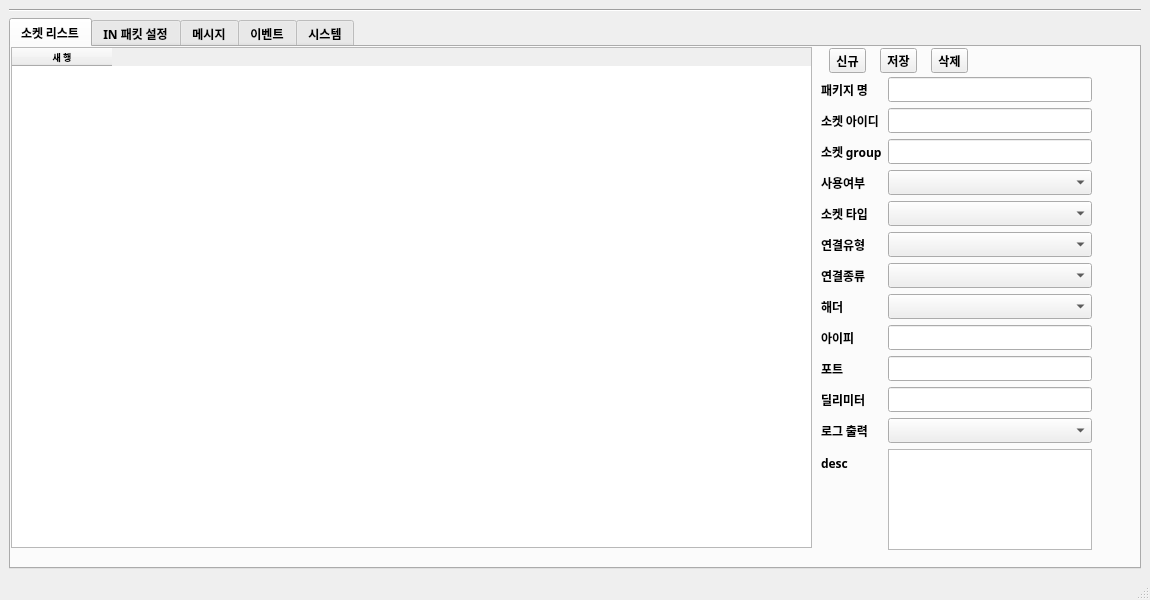
<?xml version="1.0" encoding="UTF-8"?>
<ui version="4.0">
 <class>MainWindow</class>
 <widget class="QMainWindow" name="MainWindow">
  <property name="geometry">
   <rect>
    <x>0</x>
    <y>0</y>
    <width>1150</width>
    <height>600</height>
   </rect>
  </property>
  <property name="sizePolicy">
   <sizepolicy hsizetype="Expanding" vsizetype="Expanding">
    <horstretch>0</horstretch>
    <verstretch>0</verstretch>
   </sizepolicy>
  </property>
  <property name="minimumSize">
   <size>
    <width>1150</width>
    <height>600</height>
   </size>
  </property>
  <property name="maximumSize">
   <size>
    <width>1150</width>
    <height>600</height>
   </size>
  </property>
  <property name="baseSize">
   <size>
    <width>600</width>
    <height>300</height>
   </size>
  </property>
  <property name="font">
   <font>
    <family>맑은 고딕</family>
    <weight>75</weight>
    <bold>true</bold>
   </font>
  </property>
  <property name="windowTitle">
   <string>MainWindow</string>
  </property>
  <widget class="QWidget" name="centralwidget">
   <layout class="QGridLayout" name="gridLayout_2">
    <item row="1" column="1">
     <widget class="Line" name="line">
      <property name="orientation">
       <enum>Qt::Horizontal</enum>
      </property>
     </widget>
    </item>
    <item row="2" column="1">
     <widget class="QTabWidget" name="tap_info">
      <property name="currentIndex">
       <number>0</number>
      </property>
      <widget class="QWidget" name="tab">
       <attribute name="title">
        <string>소켓 리스트</string>
       </attribute>
       <widget class="QWidget" name="layoutWidget">
        <property name="geometry">
         <rect>
          <x>810</x>
          <y>0</y>
          <width>155</width>
          <height>28</height>
         </rect>
        </property>
        <layout class="QGridLayout" name="gridLayout">
         <item row="0" column="0">
          <widget class="QToolButton" name="btn_addSk">
           <property name="text">
            <string>신규</string>
           </property>
          </widget>
         </item>
         <item row="0" column="2">
          <widget class="QToolButton" name="btn_delSk">
           <property name="text">
            <string>삭제</string>
           </property>
          </widget>
         </item>
         <item row="0" column="1">
          <widget class="QToolButton" name="btn_saveSk">
           <property name="text">
            <string>저장</string>
           </property>
          </widget>
         </item>
        </layout>
       </widget>
       <widget class="QWidget" name="formLayoutWidget_2">
        <property name="geometry">
         <rect>
          <x>810</x>
          <y>30</y>
          <width>271</width>
          <height>473</height>
         </rect>
        </property>
        <layout class="QFormLayout" name="formLayout_2">
         <item row="0" column="0">
          <widget class="QLabel" name="label_7">
           <property name="text">
            <string>패키지 명</string>
           </property>
          </widget>
         </item>
         <item row="0" column="1">
          <widget class="QLineEdit" name="sk_PKG_ID">
           <property name="text">
            <string/>
           </property>
          </widget>
         </item>
         <item row="1" column="0">
          <widget class="QLabel" name="label_8">
           <property name="text">
            <string>소켓 아이디</string>
           </property>
          </widget>
         </item>
         <item row="1" column="1">
          <widget class="QLineEdit" name="sk_SK_ID"/>
         </item>
         <item row="2" column="0">
          <widget class="QLabel" name="label_9">
           <property name="text">
            <string>소켓 group</string>
           </property>
          </widget>
         </item>
         <item row="12" column="0">
          <widget class="QLabel" name="label_10">
           <property name="text">
            <string>desc</string>
           </property>
          </widget>
         </item>
         <item row="11" column="0">
          <widget class="QLabel" name="label_11">
           <property name="text">
            <string>로그 출력</string>
           </property>
          </widget>
         </item>
         <item row="3" column="0">
          <widget class="QLabel" name="label_12">
           <property name="text">
            <string>사용여부</string>
           </property>
          </widget>
         </item>
         <item row="4" column="0">
          <widget class="QLabel" name="label_13">
           <property name="text">
            <string>소켓 타입</string>
           </property>
          </widget>
         </item>
         <item row="10" column="0">
          <widget class="QLabel" name="label_14">
           <property name="text">
            <string>딜리미터</string>
           </property>
          </widget>
         </item>
         <item row="9" column="0">
          <widget class="QLabel" name="label_15">
           <property name="text">
            <string>포트</string>
           </property>
          </widget>
         </item>
         <item row="8" column="0">
          <widget class="QLabel" name="label_16">
           <property name="text">
            <string>아이피</string>
           </property>
          </widget>
         </item>
         <item row="7" column="0">
          <widget class="QLabel" name="label_17">
           <property name="text">
            <string>해더</string>
           </property>
          </widget>
         </item>
         <item row="5" column="0">
          <widget class="QLabel" name="label_18">
           <property name="text">
            <string>연결유형</string>
           </property>
          </widget>
         </item>
         <item row="6" column="0">
          <widget class="QLabel" name="label_19">
           <property name="text">
            <string>연결종류</string>
           </property>
          </widget>
         </item>
         <item row="2" column="1">
          <widget class="QLineEdit" name="sk_SK_GROUP"/>
         </item>
         <item row="8" column="1">
          <widget class="QLineEdit" name="sk_SK_IP"/>
         </item>
         <item row="9" column="1">
          <widget class="QLineEdit" name="sk_SK_PORT"/>
         </item>
         <item row="10" column="1">
          <widget class="QLineEdit" name="sk_SK_DELIMIT_TYPE"/>
         </item>
         <item row="3" column="1">
          <widget class="QComboBox" name="sk_USE_YN"/>
         </item>
         <item row="4" column="1">
          <widget class="QComboBox" name="sk_SK_TYPE"/>
         </item>
         <item row="5" column="1">
          <widget class="QComboBox" name="sk_SK_CONN_TYPE"/>
         </item>
         <item row="6" column="1">
          <widget class="QComboBox" name="sk_SK_CLIENT_TYPE"/>
         </item>
         <item row="7" column="1">
          <widget class="QComboBox" name="sk_HD_ID"/>
         </item>
         <item row="11" column="1">
          <widget class="QComboBox" name="sk_SK_LOG"/>
         </item>
         <item row="12" column="1">
          <widget class="QTextEdit" name="sk_SK_DESC"/>
         </item>
        </layout>
       </widget>
       <widget class="QTableWidget" name="list_sk">
        <property name="geometry">
         <rect>
          <x>0</x>
          <y>0</y>
          <width>801</width>
          <height>501</height>
         </rect>
        </property>
        <property name="font">
         <font>
          <family>맑은 고딕</family>
          <pointsize>7</pointsize>
          <weight>75</weight>
          <bold>true</bold>
         </font>
        </property>
        <property name="showDropIndicator" stdset="0">
         <bool>false</bool>
        </property>
        <property name="dragEnabled">
         <bool>false</bool>
        </property>
        <property name="dragDropOverwriteMode">
         <bool>false</bool>
        </property>
        <property name="selectionBehavior">
         <enum>QAbstractItemView::SelectRows</enum>
        </property>
        <column>
         <property name="text">
          <string>새 행</string>
         </property>
        </column>
       </widget>
      </widget>
      <widget class="QWidget" name="tab_5">
       <attribute name="title">
        <string>IN 패킷 설정</string>
       </attribute>
       <widget class="QTableWidget" name="list_in">
        <property name="geometry">
         <rect>
          <x>0</x>
          <y>0</y>
          <width>801</width>
          <height>501</height>
         </rect>
        </property>
        <property name="font">
         <font>
          <family>맑은 고딕</family>
          <pointsize>7</pointsize>
          <weight>75</weight>
          <bold>true</bold>
         </font>
        </property>
        <property name="tabKeyNavigation">
         <bool>false</bool>
        </property>
        <property name="showDropIndicator" stdset="0">
         <bool>false</bool>
        </property>
        <property name="dragDropOverwriteMode">
         <bool>false</bool>
        </property>
        <property name="selectionBehavior">
         <enum>QAbstractItemView::SelectRows</enum>
        </property>
        <column>
         <property name="text">
          <string>새 행</string>
         </property>
        </column>
       </widget>
       <widget class="QWidget" name="formLayoutWidget_4">
        <property name="geometry">
         <rect>
          <x>810</x>
          <y>30</y>
          <width>271</width>
          <height>461</height>
         </rect>
        </property>
        <layout class="QFormLayout" name="formLayout_4">
         <item row="0" column="0">
          <widget class="QLabel" name="label_20">
           <property name="text">
            <string>패키지 명</string>
           </property>
          </widget>
         </item>
         <item row="0" column="1">
          <widget class="QLineEdit" name="in_PKG_ID">
           <property name="text">
            <string/>
           </property>
          </widget>
         </item>
         <item row="1" column="0">
          <widget class="QLabel" name="label_21">
           <property name="text">
            <string>소켓 아이디</string>
           </property>
          </widget>
         </item>
         <item row="1" column="1">
          <widget class="QLineEdit" name="in_IN_SK_ID"/>
         </item>
         <item row="3" column="0">
          <widget class="QLabel" name="label_22">
           <property name="text">
            <string>메시지 아이디</string>
           </property>
          </widget>
         </item>
         <item row="3" column="1">
          <widget class="QLineEdit" name="in_IN_MSG_ID"/>
         </item>
         <item row="4" column="0">
          <widget class="QLabel" name="label_24">
           <property name="text">
            <string>처리 핸들러</string>
           </property>
          </widget>
         </item>
         <item row="4" column="1">
          <widget class="QLineEdit" name="in_BZ_METHOD"/>
         </item>
         <item row="5" column="0">
          <widget class="QLabel" name="label_25">
           <property name="text">
            <string>사용여부</string>
           </property>
          </widget>
         </item>
         <item row="5" column="1">
          <widget class="QComboBox" name="in_USE_YN"/>
         </item>
         <item row="6" column="0">
          <widget class="QLabel" name="label_23">
           <property name="text">
            <string>desc</string>
           </property>
          </widget>
         </item>
         <item row="6" column="1">
          <widget class="QTextEdit" name="in_IN_DESC"/>
         </item>
         <item row="2" column="0">
          <widget class="QLabel" name="ss">
           <property name="text">
            <string>SEQ</string>
           </property>
          </widget>
         </item>
         <item row="2" column="1">
          <widget class="QLineEdit" name="in_SK_IN_SEQ"/>
         </item>
        </layout>
       </widget>
       <widget class="QWidget" name="layoutWidget_2">
        <property name="geometry">
         <rect>
          <x>810</x>
          <y>0</y>
          <width>155</width>
          <height>28</height>
         </rect>
        </property>
        <layout class="QGridLayout" name="gridLayout_3">
         <item row="0" column="0">
          <widget class="QToolButton" name="btn_addIn">
           <property name="text">
            <string>신규</string>
           </property>
          </widget>
         </item>
         <item row="0" column="2">
          <widget class="QToolButton" name="btn_delIn">
           <property name="text">
            <string>삭제</string>
           </property>
          </widget>
         </item>
         <item row="0" column="1">
          <widget class="QToolButton" name="btn_saveIn">
           <property name="text">
            <string>저장</string>
           </property>
          </widget>
         </item>
        </layout>
       </widget>
      </widget>
      <widget class="QWidget" name="tab_3">
       <attribute name="title">
        <string>메시지</string>
       </attribute>
       <widget class="QWidget" name="formLayoutWidget">
        <property name="geometry">
         <rect>
          <x>9</x>
          <y>9</y>
          <width>140</width>
          <height>31</height>
         </rect>
        </property>
        <layout class="QFormLayout" name="formLayout">
         <item row="0" column="0">
          <widget class="QLabel" name="label">
           <property name="text">
            <string>메시지 ID</string>
           </property>
          </widget>
         </item>
         <item row="0" column="1">
          <widget class="QLineEdit" name="msg_MSG_ID_iq"/>
         </item>
        </layout>
       </widget>
       <widget class="QPushButton" name="msg_search">
        <property name="geometry">
         <rect>
          <x>999</x>
          <y>10</y>
          <width>111</width>
          <height>23</height>
         </rect>
        </property>
        <property name="text">
         <string>검색</string>
        </property>
       </widget>
       <widget class="QWidget" name="formLayoutWidget_3">
        <property name="geometry">
         <rect>
          <x>150</x>
          <y>10</y>
          <width>140</width>
          <height>30</height>
         </rect>
        </property>
        <layout class="QFormLayout" name="formLayout_3">
         <item row="0" column="0">
          <widget class="QLabel" name="label_2">
           <property name="text">
            <string>MID</string>
           </property>
          </widget>
         </item>
         <item row="0" column="1">
          <widget class="QLineEdit" name="msg_MSG_MID_iq"/>
         </item>
        </layout>
       </widget>
       <widget class="QPushButton" name="msg_add">
        <property name="geometry">
         <rect>
          <x>10</x>
          <y>50</y>
          <width>75</width>
          <height>23</height>
         </rect>
        </property>
        <property name="text">
         <string>추가</string>
        </property>
       </widget>
       <widget class="QTableWidget" name="msg_list">
        <property name="geometry">
         <rect>
          <x>10</x>
          <y>80</y>
          <width>511</width>
          <height>411</height>
         </rect>
        </property>
        <property name="selectionMode">
         <enum>QAbstractItemView::SingleSelection</enum>
        </property>
        <property name="selectionBehavior">
         <enum>QAbstractItemView::SelectRows</enum>
        </property>
        <property name="sortingEnabled">
         <bool>true</bool>
        </property>
       </widget>
       <widget class="QTableWidget" name="msg_dt_list">
        <property name="geometry">
         <rect>
          <x>580</x>
          <y>80</y>
          <width>531</width>
          <height>411</height>
         </rect>
        </property>
        <property name="selectionMode">
         <enum>QAbstractItemView::SingleSelection</enum>
        </property>
        <property name="selectionBehavior">
         <enum>QAbstractItemView::SelectRows</enum>
        </property>
       </widget>
       <widget class="QPushButton" name="msg_dt_add">
        <property name="geometry">
         <rect>
          <x>580</x>
          <y>50</y>
          <width>75</width>
          <height>23</height>
         </rect>
        </property>
        <property name="text">
         <string>추가</string>
        </property>
       </widget>
       <widget class="QPushButton" name="msg_dt_del">
        <property name="geometry">
         <rect>
          <x>670</x>
          <y>50</y>
          <width>75</width>
          <height>23</height>
         </rect>
        </property>
        <property name="text">
         <string>삭제</string>
        </property>
       </widget>
       <widget class="QPushButton" name="msg_del">
        <property name="geometry">
         <rect>
          <x>100</x>
          <y>50</y>
          <width>75</width>
          <height>23</height>
         </rect>
        </property>
        <property name="text">
         <string>삭제</string>
        </property>
       </widget>
       <widget class="Line" name="line_2">
        <property name="geometry">
         <rect>
          <x>540</x>
          <y>90</y>
          <width>20</width>
          <height>401</height>
         </rect>
        </property>
        <property name="orientation">
         <enum>Qt::Vertical</enum>
        </property>
       </widget>
       <widget class="QPushButton" name="msg_save">
        <property name="geometry">
         <rect>
          <x>190</x>
          <y>50</y>
          <width>75</width>
          <height>23</height>
         </rect>
        </property>
        <property name="text">
         <string>저장</string>
        </property>
       </widget>
       <widget class="QPushButton" name="msg_dt_save">
        <property name="geometry">
         <rect>
          <x>760</x>
          <y>50</y>
          <width>75</width>
          <height>23</height>
         </rect>
        </property>
        <property name="text">
         <string>저장</string>
        </property>
       </widget>
       <widget class="QLabel" name="label_3">
        <property name="geometry">
         <rect>
          <x>590</x>
          <y>20</y>
          <width>61</width>
          <height>16</height>
         </rect>
        </property>
        <property name="text">
         <string>MSG ID :</string>
        </property>
       </widget>
       <widget class="QLabel" name="selected_msg">
        <property name="geometry">
         <rect>
          <x>650</x>
          <y>20</y>
          <width>281</width>
          <height>16</height>
         </rect>
        </property>
        <property name="text">
         <string>-</string>
        </property>
       </widget>
      </widget>
      <widget class="QWidget" name="tab_4">
       <attribute name="title">
        <string>이벤트</string>
       </attribute>
       <widget class="QTableWidget" name="list_bz">
        <property name="geometry">
         <rect>
          <x>0</x>
          <y>0</y>
          <width>831</width>
          <height>501</height>
         </rect>
        </property>
        <property name="font">
         <font>
          <family>맑은 고딕</family>
          <pointsize>7</pointsize>
          <weight>75</weight>
          <bold>true</bold>
         </font>
        </property>
        <property name="dragEnabled">
         <bool>true</bool>
        </property>
        <property name="selectionBehavior">
         <enum>QAbstractItemView::SelectRows</enum>
        </property>
        <column>
         <property name="text">
          <string>새 행</string>
         </property>
        </column>
       </widget>
       <widget class="QWidget" name="formLayoutWidget_5">
        <property name="geometry">
         <rect>
          <x>840</x>
          <y>30</y>
          <width>271</width>
          <height>471</height>
         </rect>
        </property>
        <layout class="QFormLayout" name="formLayout_5">
         <item row="0" column="0">
          <widget class="QLabel" name="label_26">
           <property name="text">
            <string>패키지 명</string>
           </property>
          </widget>
         </item>
         <item row="0" column="1">
          <widget class="QLineEdit" name="bz_PKG_ID">
           <property name="text">
            <string/>
           </property>
          </widget>
         </item>
         <item row="1" column="0">
          <widget class="QLabel" name="label_27">
           <property name="text">
            <string>소켓 GROUP</string>
           </property>
          </widget>
         </item>
         <item row="1" column="1">
          <widget class="QLineEdit" name="bz_SK_GROUP"/>
         </item>
         <item row="2" column="0">
          <widget class="QLabel" name="ss_2">
           <property name="text">
            <string>이벤트 타입</string>
           </property>
          </widget>
         </item>
         <item row="2" column="1">
          <widget class="QComboBox" name="bz_BZ_TYPE"/>
         </item>
         <item row="3" column="0">
          <widget class="QLabel" name="label_29">
           <property name="text">
            <string>처리 핸들러</string>
           </property>
          </widget>
         </item>
         <item row="3" column="1">
          <widget class="QLineEdit" name="bz_BZ_METHOD"/>
         </item>
         <item row="5" column="0">
          <widget class="QLabel" name="label_30">
           <property name="text">
            <string>사용여부</string>
           </property>
          </widget>
         </item>
         <item row="5" column="1">
          <widget class="QComboBox" name="bz_USE_YN"/>
         </item>
         <item row="6" column="0">
          <widget class="QLabel" name="label_31">
           <property name="text">
            <string>desc</string>
           </property>
          </widget>
         </item>
         <item row="6" column="1">
          <widget class="QTextEdit" name="bz_BZ_DESC"/>
         </item>
         <item row="4" column="0">
          <widget class="QLabel" name="label_28">
           <property name="text">
            <string>초</string>
           </property>
          </widget>
         </item>
         <item row="4" column="1">
          <widget class="QLineEdit" name="bz_SEC"/>
         </item>
        </layout>
       </widget>
       <widget class="QWidget" name="layoutWidget_3">
        <property name="geometry">
         <rect>
          <x>840</x>
          <y>0</y>
          <width>155</width>
          <height>28</height>
         </rect>
        </property>
        <layout class="QGridLayout" name="gridLayout_4">
         <item row="0" column="0">
          <widget class="QToolButton" name="btn_addBz">
           <property name="text">
            <string>신규</string>
           </property>
          </widget>
         </item>
         <item row="0" column="2">
          <widget class="QToolButton" name="btn_delBz">
           <property name="text">
            <string>삭제</string>
           </property>
          </widget>
         </item>
         <item row="0" column="1">
          <widget class="QToolButton" name="btn_saveBz">
           <property name="text">
            <string>저장</string>
           </property>
          </widget>
         </item>
        </layout>
       </widget>
      </widget>
      <widget class="QWidget" name="tab_2">
       <attribute name="title">
        <string>시스템</string>
       </attribute>
       <widget class="QTableWidget" name="list_sch">
        <property name="geometry">
         <rect>
          <x>0</x>
          <y>0</y>
          <width>831</width>
          <height>501</height>
         </rect>
        </property>
        <property name="font">
         <font>
          <family>맑은 고딕</family>
          <pointsize>7</pointsize>
          <weight>75</weight>
          <bold>true</bold>
         </font>
        </property>
        <property name="dragEnabled">
         <bool>true</bool>
        </property>
        <property name="selectionBehavior">
         <enum>QAbstractItemView::SelectRows</enum>
        </property>
        <column>
         <property name="text">
          <string>새 행</string>
         </property>
        </column>
       </widget>
       <widget class="QWidget" name="layoutWidget_5">
        <property name="geometry">
         <rect>
          <x>840</x>
          <y>0</y>
          <width>155</width>
          <height>28</height>
         </rect>
        </property>
        <layout class="QGridLayout" name="gridLayout_6">
         <item row="0" column="0">
          <widget class="QToolButton" name="btn_addSch">
           <property name="text">
            <string>신규</string>
           </property>
          </widget>
         </item>
         <item row="0" column="2">
          <widget class="QToolButton" name="btn_delSch">
           <property name="text">
            <string>삭제</string>
           </property>
          </widget>
         </item>
         <item row="0" column="1">
          <widget class="QToolButton" name="btn_saveSch">
           <property name="text">
            <string>저장</string>
           </property>
          </widget>
         </item>
        </layout>
       </widget>
       <widget class="QWidget" name="formLayoutWidget_7">
        <property name="geometry">
         <rect>
          <x>840</x>
          <y>30</y>
          <width>271</width>
          <height>461</height>
         </rect>
        </property>
        <layout class="QFormLayout" name="formLayout_7">
         <item row="0" column="0">
          <widget class="QLabel" name="label_38">
           <property name="text">
            <string>패키지 명</string>
           </property>
          </widget>
         </item>
         <item row="0" column="1">
          <widget class="QLineEdit" name="sch_PKG_ID">
           <property name="text">
            <string/>
           </property>
          </widget>
         </item>
         <item row="1" column="0">
          <widget class="QLabel" name="label_39">
           <property name="text">
            <string>스케줄 ID</string>
           </property>
          </widget>
         </item>
         <item row="1" column="1">
          <widget class="QLineEdit" name="sch_SCH_ID"/>
         </item>
         <item row="3" column="0">
          <widget class="QLabel" name="label_40">
           <property name="text">
            <string>JOB</string>
           </property>
          </widget>
         </item>
         <item row="3" column="1">
          <widget class="QLineEdit" name="sch_SCH_JOB"/>
         </item>
         <item row="4" column="0">
          <widget class="QLabel" name="label_41">
           <property name="text">
            <string>처리 핸들러</string>
           </property>
          </widget>
         </item>
         <item row="4" column="1">
          <widget class="QLineEdit" name="sch_BZ_METHOD"/>
         </item>
         <item row="5" column="0">
          <widget class="QLabel" name="label_42">
           <property name="text">
            <string>사용여부</string>
           </property>
          </widget>
         </item>
         <item row="5" column="1">
          <widget class="QComboBox" name="sch_USE_YN"/>
         </item>
         <item row="6" column="0">
          <widget class="QLabel" name="label_43">
           <property name="text">
            <string>desc</string>
           </property>
          </widget>
         </item>
         <item row="6" column="1">
          <widget class="QTextEdit" name="sch_SCH_DESC"/>
         </item>
         <item row="2" column="0">
          <widget class="QLabel" name="ss_4">
           <property name="text">
            <string>JOB TYPE</string>
           </property>
          </widget>
         </item>
         <item row="2" column="1">
          <widget class="QComboBox" name="sch_SCH_JOB_TYPE"/>
         </item>
        </layout>
       </widget>
      </widget>
     </widget>
    </item>
   </layout>
  </widget>
  <widget class="QMenuBar" name="menubar">
   <property name="geometry">
    <rect>
     <x>0</x>
     <y>0</y>
     <width>1150</width>
     <height>22</height>
    </rect>
   </property>
  </widget>
  <widget class="QStatusBar" name="statusbar"/>
 </widget>
 <resources/>
 <connections/>
</ui>
